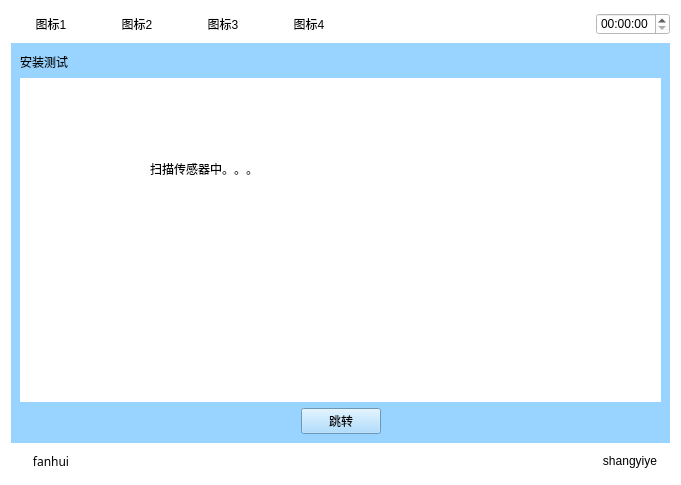
<?xml version="1.0" encoding="UTF-8"?>
<ui version="4.0">
 <class>Andizhizucheng</class>
 <widget class="QWidget" name="Andizhizucheng">
  <property name="geometry">
   <rect>
    <x>0</x>
    <y>0</y>
    <width>681</width>
    <height>485</height>
   </rect>
  </property>
  <property name="windowTitle">
   <string>Form</string>
  </property>
  <property name="styleSheet">
   <string notr="true">background-color: rgb(255, 255, 255);</string>
  </property>
  <layout class="QVBoxLayout" name="verticalLayout_3" stretch="1,5,1">
   <item>
    <layout class="QHBoxLayout" name="horizontalLayout_5">
     <item>
      <widget class="QPushButton" name="pushButton">
       <property name="text">
        <string>图标1</string>
       </property>
       <property name="flat">
        <bool>true</bool>
       </property>
      </widget>
     </item>
     <item>
      <widget class="QPushButton" name="pushButton_2">
       <property name="text">
        <string>图标2</string>
       </property>
       <property name="flat">
        <bool>true</bool>
       </property>
      </widget>
     </item>
     <item>
      <widget class="QPushButton" name="pushButton_3">
       <property name="text">
        <string>图标3</string>
       </property>
       <property name="flat">
        <bool>true</bool>
       </property>
      </widget>
     </item>
     <item>
      <widget class="QPushButton" name="pushButton_4">
       <property name="text">
        <string>图标4</string>
       </property>
       <property name="flat">
        <bool>true</bool>
       </property>
      </widget>
     </item>
     <item>
      <spacer name="horizontalSpacer_4">
       <property name="orientation">
        <enum>Qt::Horizontal</enum>
       </property>
       <property name="sizeHint" stdset="0">
        <size>
         <width>40</width>
         <height>20</height>
        </size>
       </property>
      </spacer>
     </item>
     <item>
      <widget class="QTimeEdit" name="timeEdit_2"/>
     </item>
    </layout>
   </item>
   <item>
    <widget class="QWidget" name="widget" native="true">
     <property name="sizePolicy">
      <sizepolicy hsizetype="Preferred" vsizetype="Preferred">
       <horstretch>0</horstretch>
       <verstretch>0</verstretch>
      </sizepolicy>
     </property>
     <property name="contextMenuPolicy">
      <enum>Qt::DefaultContextMenu</enum>
     </property>
     <property name="styleSheet">
      <string notr="true">background-color: rgb(153, 211, 255);</string>
     </property>
     <layout class="QVBoxLayout" name="verticalLayout_2" stretch="2,4,1">
      <item>
       <layout class="QHBoxLayout" name="horizontalLayout">
        <item>
         <widget class="QLabel" name="label">
          <property name="text">
           <string>安装测试</string>
          </property>
         </widget>
        </item>
        <item>
         <spacer name="horizontalSpacer">
          <property name="orientation">
           <enum>Qt::Horizontal</enum>
          </property>
          <property name="sizeHint" stdset="0">
           <size>
            <width>40</width>
            <height>20</height>
           </size>
          </property>
         </spacer>
        </item>
        <item>
         <layout class="QVBoxLayout" name="verticalLayout"/>
        </item>
       </layout>
      </item>
      <item>
       <widget class="QWidget" name="widget_2" native="true">
        <property name="styleSheet">
         <string notr="true">background-color: rgb(255, 255, 255);</string>
        </property>
        <widget class="QLabel" name="label_2">
         <property name="geometry">
          <rect>
           <x>130</x>
           <y>40</y>
           <width>291</width>
           <height>101</height>
          </rect>
         </property>
         <property name="text">
          <string>扫描传感器中。。。</string>
         </property>
        </widget>
       </widget>
      </item>
      <item>
       <layout class="QHBoxLayout" name="horizontalLayout_3">
        <item>
         <spacer name="horizontalSpacer_3">
          <property name="orientation">
           <enum>Qt::Horizontal</enum>
          </property>
          <property name="sizeHint" stdset="0">
           <size>
            <width>40</width>
            <height>20</height>
           </size>
          </property>
         </spacer>
        </item>
        <item>
         <widget class="QPushButton" name="confirm">
          <property name="text">
           <string>跳转</string>
          </property>
         </widget>
        </item>
        <item>
         <spacer name="horizontalSpacer_5">
          <property name="orientation">
           <enum>Qt::Horizontal</enum>
          </property>
          <property name="sizeHint" stdset="0">
           <size>
            <width>40</width>
            <height>20</height>
           </size>
          </property>
         </spacer>
        </item>
       </layout>
      </item>
     </layout>
    </widget>
   </item>
   <item>
    <layout class="QHBoxLayout" name="horizontalLayout_2">
     <item>
      <widget class="QPushButton" name="returnIndex">
       <property name="font">
        <font>
         <family>AR PL UMing TW MBE</family>
        </font>
       </property>
       <property name="text">
        <string>fanhui</string>
       </property>
       <property name="flat">
        <bool>true</bool>
       </property>
      </widget>
     </item>
     <item>
      <spacer name="horizontalSpacer_2">
       <property name="orientation">
        <enum>Qt::Horizontal</enum>
       </property>
       <property name="sizeHint" stdset="0">
        <size>
         <width>40</width>
         <height>20</height>
        </size>
       </property>
      </spacer>
     </item>
     <item>
      <widget class="QPushButton" name="returnPage">
       <property name="text">
        <string>shangyiye</string>
       </property>
       <property name="flat">
        <bool>true</bool>
       </property>
      </widget>
     </item>
    </layout>
   </item>
  </layout>
 </widget>
 <resources/>
 <connections/>
</ui>
